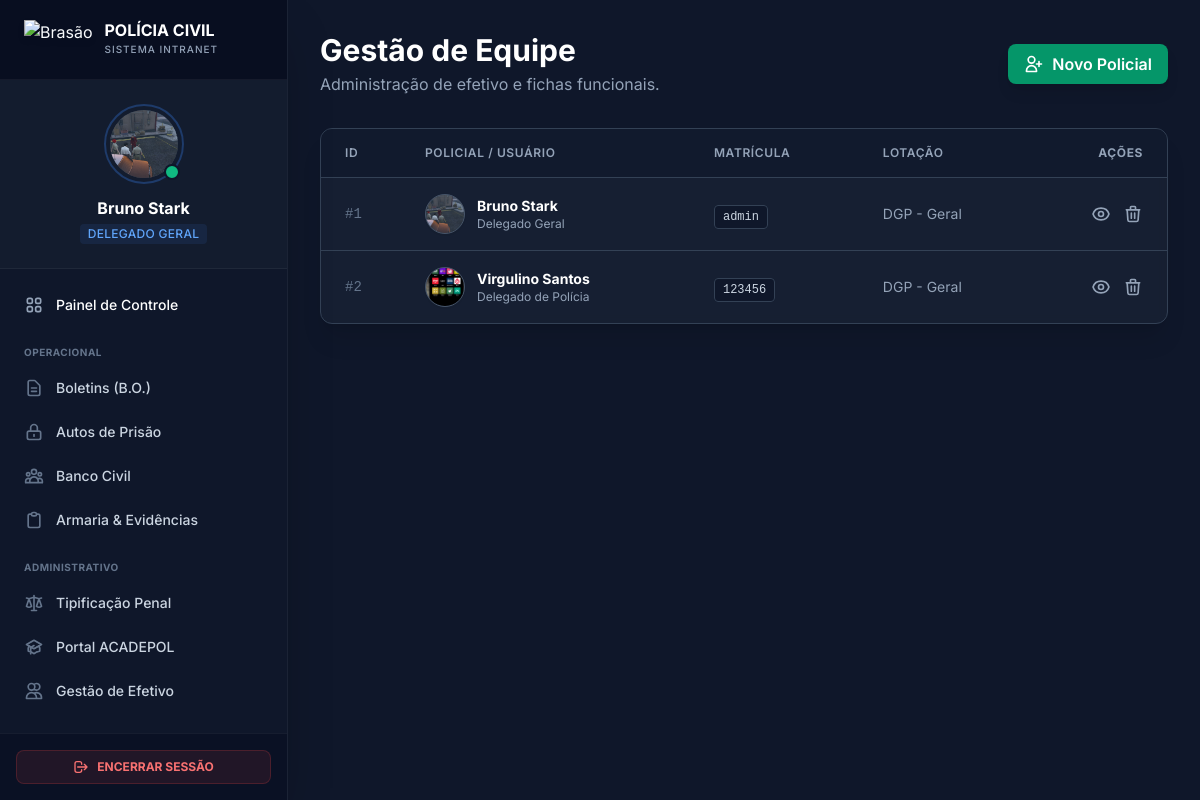
/membros (signed in), run on the app's committed database.
### models/users.py (models this page shows, shortened)
class Usuario(db.Model):
    __tablename__ = 'usuarios'
    id = db.Column(db.Integer, primary_key=True)
    nome = db.Column(db.String(100), nullable=False)
    matricula = db.Column(db.String(20), unique=True, nullable=False)
    senha = db.Column(db.String(200), nullable=False)
    cargo_id = db.Column(db.Integer, db.ForeignKey('cargos.id'), nullable=True)
    delegacia = db.Column(db.String(100))
    departamento = db.Column(db.String(100))
    endereco = db.Column(db.String(200))
    foto_perfil = db.Column(db.String(120), nullable=True, default='default.jpg')
    observacoes = db.Column(db.Text)
    criado_em = db.Column(db.DateTime, default=datetime.utcnow)
    promocoes = db.relationship('Promocao', backref='servidor', lazy=True)
    advertencias = db.relationship('Advertencia',
                                   foreign_keys='Advertencia.usuario_id',
                                   backref='servidor',
                                   lazy=True)
    advertencias_aplicadas = db.relationship('Advertencia',
                                             foreign_keys='Advertencia.autor_id',
                                             backref='autor_advertencia',
                                             lazy=True)
    @property
    def cargo(self):
        return self.cargo_obj.nome if self.cargo_obj else "Sem Cargo"

class Cargo(db.Model):
    __tablename__ = 'cargos'
    id = db.Column(db.Integer, primary_key=True)
    nome = db.Column(db.String(50), unique=True, nullable=False)
    nivel = db.Column(db.Integer, nullable=False) # 100=Delegado Geral, 10=Administrativo
    usuarios = db.relationship('Usuario', backref='cargo_obj', lazy=True)

### app.py (the view)
@app.route('/membros')
@login_required
def gerenciar_membros():
    usuarios = Usuario.query.all()
    return render_template('gerenciar_membros.html', usuarios=usuarios)

### app.py (called while the page is built)
def current_user():
    if 'user_id' in session:
        return Usuario.query.get(session['user_id'])
    return None

def login_required(f):
    @wraps(f)
    def decorated(*args, **kwargs):
        if 'user_id' not in session:
            return redirect(url_for('login'))
        return f(*args, **kwargs)
    return decorated

@app.context_processor
def inject_helpers():
    return dict(
        pode_gerenciar=lambda: current_user() and current_user().nivel_hierarquico >= 80,
        current_user=current_user,
        pode_alterar_usuario=pode_alterar_usuario
    )

### templates/gerenciar_membros.html (shortened to what this page needs)
{% extends 'base.html' %}
{% block content %}
<div class="max-w-7xl mx-auto">
    <div class="flex flex-col md:flex-row justify-between items-center mb-8 gap-4">
        <div>
            <h2 class="text-3xl font-bold text-white">Gestão de Equipe</h2>
            <p class="text-slate-400 mt-1">Administração de efetivo e fichas funcionais.</p>
        </div>
        <a href="{{ url_for('cadastrar_membros') }}" class="flex items-center gap-2 bg-emerald-600 hover:bg-emerald-700 text-white font-semibold py-2 px-4 rounded-lg shadow-lg transition-all transform hover:-translate-y-0.5">
            <svg xmlns="http://www.w3.org/2000/svg" class="h-5 w-5" fill="none" viewBox="0 0 24 24" stroke="currentColor"><path stroke-linecap="round" stroke-linejoin="round" stroke-width="2" d="M18 9v3m0 0v3m0-3h3m-3 0h-3m-2-5a4 4 0 11-8 0 4 4 0 018 0zM3 20a6 6 0 0112 0v1H3v-1z" /></svg>
            Novo Policial
        </a>
    </div>
    <div class="bg-slate-800/50 border border-slate-700 rounded-xl shadow-xl backdrop-blur-sm overflow-hidden">
        <div class="overflow-x-auto">
            <table class="w-full text-left border-collapse">
                <thead>
                    <tr class="bg-slate-900/50 border-b border-slate-700 text-xs uppercase tracking-wider text-slate-400">
                        <th class="px-6 py-4 font-semibold w-20">ID</th>
                        <th class="px-6 py-4 font-semibold">Policial / Usuário</th>
                        <th class="px-6 py-4 font-semibold">Matrícula</th>
                        <th class="px-6 py-4 font-semibold">Lotação</th>
                        <th class="px-6 py-4 text-right">Ações</th>
                    </tr>
                </thead>
                <tbody class="divide-y divide-slate-700">
                    {% for usuario in usuarios %}
                    <tr class="hover:bg-slate-700/30 transition-colors group cursor-pointer" onclick="window.location='{{ url_for('perfil_usuario', id=usuario.id) }}'">
                        <td class="px-6 py-4 text-sm text-slate-500 font-mono">#{{ usuario.id }}</td>
                        <td class="px-6 py-4">
                            <div class="flex items-center">
                                <div class="h-10 w-10 rounded-full bg-slate-700 border border-slate-600 mr-3 shadow-sm overflow-hidden flex items-center justify-center">
                                    {% if usuario.foto_perfil and usuario.foto_perfil != 'default.jpg' %}
                                        <img src="{{ url_for('static', filename='fotos_perfil/' + usuario.foto_perfil) }}" class="w-full h-full object-cover">
                                    {% else %}
                                        <span class="text-emerald-400 font-bold text-sm">{{ usuario.nome[:2].upper() }}</span>
                                    {% endif %}
                                </div>
                                <div>
                                    <div class="text-sm font-bold text-white group-hover:text-emerald-400 transition-colors">{{ usuario.nome }}</div>
                                    <div class="text-xs text-slate-400">{{ usuario.cargo }}</div>
                                </div>
                            </div>
                        </td>
                        <td class="px-6 py-4">
                            <span class="font-mono text-xs bg-slate-900 px-2 py-1 rounded text-slate-300 border border-slate-700">{{ usuario.matricula }}</span>
                        </td>
                        <td class="px-6 py-4 text-sm text-slate-400">
                            {{ usuario.delegacia or '---' }}
                        </td>
                        <td class="px-6 py-4 text-right" onclick="event.stopPropagation()">
                            <div class="flex items-center justify-end gap-3">
                                <a href="{{ url_for('perfil_usuario', id=usuario.id) }}" class="text-slate-400 hover:text-blue-400 transition-colors" title="Ver Ficha">
                                    <svg class="w-5 h-5" fill="none" stroke="currentColor" viewBox="0 0 24 24"><path stroke-linecap="round" stroke-linejoin="round" stroke-width="2" d="M15 12a3 3 0 11-6 0 3 3 0 016 0zM2.458 12C3.732 7.943 7.523 5 12 5c4.478 0 8.268 2.943 9.542 7-1.274 4.057-5.064 7-9.542 7-4.477 0-8.268-2.943-9.542-7z"></path></svg>
                                </a>
                                <a href="{{ url_for('excluir_membro', id=usuario.id) }}" class="text-slate-400 hover:text-red-400 transition-colors" onclick="return confirm('Excluir este policial permanentemente?')">
                                    <svg class="w-5 h-5" fill="none" stroke="currentColor" viewBox="0 0 24 24"><path stroke-linecap="round" stroke-linejoin="round" stroke-width="2" d="M19 7l-.867 12.142A2 2 0 0116.138 21H7.862a2 2 0 01-1.995-1.858L5 7m5 4v6m4-6v6m1-10V4a1 1 0 00-1-1h-4a1 1 0 00-1 1v3M4 7h16"></path></svg>
                                </a>
                            </div>
                        </td>
                    </tr>
                    {% else %}
                    <tr><td colspan="5" class="px-6 py-12 text-center text-slate-500">Nenhum membro encontrado.</td></tr>
                    {% endfor %}
                </tbody>
            </table>
        </div>
    </div>
</div>
{% endblock %}

### templates/base.html (shortened to what this page needs)
<!DOCTYPE html>
<html lang="pt-BR" class="h-full">
<head>
    <script src="https://cdn.tailwindcss.com"></script>
</head>
<body class="bg-pc-base text-pc-text h-screen overflow-hidden flex">
    {% if current_user() %}
    <aside class="w-72 bg-slate-900 border-r border-white/5 flex flex-col h-full shadow-2xl z-20 flex-shrink-0">
        <div class="h-20 flex items-center px-6 border-b border-white/5 bg-slate-950/50">
            <img class="h-10 w-auto drop-shadow-md mr-3" src="https://encrypted-tbn0.gstatic.com/images?q=tbn:ANd9GcQIIGMtpDq_HRAKg4kv_bw92xRqFKkon-k1Fg&s" alt="Brasão">
            <div>
                <h1 class="text-base font-bold text-white leading-none">POLÍCIA CIVIL</h1>
                <p class="text-[10px] text-pc-muted font-medium tracking-widest uppercase mt-1">Sistema Intranet</p>
            </div>
        </div>
        {% set user_nav = current_user() %}
        <div class="p-6 border-b border-white/5 bg-slate-800/30">
            <div class="flex flex-col items-center text-center">
                <a href="{{ url_for('perfil_usuario', id=user_nav.id) }}" class="group relative inline-block mb-3">
                    <div class="h-20 w-20 rounded-full p-1 border-2 border-blue-500/30 group-hover:border-blue-500 transition-colors">
                        <div class="h-full w-full rounded-full bg-slate-700 overflow-hidden flex items-center justify-center">
                            {% if user_nav.foto_perfil and user_nav.foto_perfil != 'default.jpg' %}
                                <img src="{{ url_for('static', filename='fotos_perfil/' + user_nav.foto_perfil) }}" class="w-full h-full object-cover">
                            {% else %}
                                <span class="text-2xl font-bold text-slate-400 group-hover:text-white">{{ user_nav.nome[:2].upper() }}</span>
                            {% endif %}
                        </div>
                    </div>
                    <span class="absolute bottom-1 right-1 h-4 w-4 rounded-full bg-emerald-500 border-2 border-slate-900" title="Online"></span>
                </a>
                <h2 class="text-white font-bold text-base truncate w-full">{{ user_nav.nome.split()[0] }} {{ user_nav.nome.split()[-1] if user_nav.nome.split()|length > 1 else '' }}</h2>
                <span class="text-xs text-blue-400 font-medium uppercase tracking-wide mt-1 bg-blue-500/10 px-2 py-0.5 rounded inline-block">{{ user_nav.cargo }}</span>
            </div>
        </div>
        <nav class="flex-1 overflow-y-auto py-4 px-3 space-y-1">
            <a href="{{ url_for('dashboard') }}" class="flex items-center px-3 py-2.5 text-sm font-medium text-white rounded-lg hover:bg-white/5 transition-colors group">
                Painel de Controle
            </a>
            <div class="pt-4 pb-1 px-3 text-[10px] font-bold text-slate-500 uppercase tracking-wider">Operacional</div>
            <a href="{{ url_for('boletins') }}" class="flex items-center px-3 py-2.5 text-sm font-medium text-slate-300 rounded-lg hover:bg-blue-500/10 hover:text-blue-400 transition-colors group">
                <svg class="w-5 h-5 text-slate-500 group-hover:text-blue-400 mr-3" fill="none" stroke="currentColor" viewBox="0 0 24 24"><path stroke-linecap="round" stroke-linejoin="round" stroke-width="2" d="M9 12h6m-6 4h6m2 5H7a2 2 0 01-2-2V5a2 2 0 012-2h5.586a1 1 0 01.707.293l5.414 5.414a1 1 0 01.293.707V19a2 2 0 01-2 2z"/></svg>
                Boletins (B.O.)
            </a>
            <a href="{{ url_for('autos') }}" class="flex items-center px-3 py-2.5 text-sm font-medium text-slate-300 rounded-lg hover:bg-red-500/10 hover:text-red-400 transition-colors group">
                <svg class="w-5 h-5 text-slate-500 group-hover:text-red-400 mr-3" fill="none" stroke="currentColor" viewBox="0 0 24 24"><path stroke-linecap="round" stroke-linejoin="round" stroke-width="2" d="M12 15v2m-6 4h12a2 2 0 002-2v-6a2 2 0 00-2-2H6a2 2 0 00-2 2v6a2 2 0 002 2zm10-10V7a4 4 0 00-8 0v4h8z"/></svg>
                Autos de Prisão
            </a>
            <a href="{{ url_for('banco_pessoas') }}" class="flex items-center px-3 py-2.5 text-sm font-medium text-slate-300 rounded-lg hover:bg-purple-500/10 hover:text-purple-400 transition-colors group">
                Banco Civil
            </a>
            <a href="{{ url_for('armaria') }}" class="flex items-center px-3 py-2.5 text-sm font-medium text-slate-300 rounded-lg hover:bg-slate-700/50 hover:text-white transition-colors group">
                Armaria & Evidências
            </a>
            <div class="pt-4 pb-1 px-3 text-[10px] font-bold text-slate-500 uppercase tracking-wider">Administrativo</div>
            <a href="{{ url_for('gerenciar_crimes') }}" class="flex items-center px-3 py-2.5 text-sm font-medium text-slate-300 rounded-lg hover:bg-orange-500/10 hover:text-orange-400 transition-colors group">
                Tipificação Penal
            </a>
            <a href="{{ url_for('acadepol_admin') }}" class="flex items-center px-3 py-2.5 text-sm font-medium text-slate-300 rounded-lg hover:bg-cyan-500/10 hover:text-cyan-400 transition-colors group">
                Portal ACADEPOL
            </a>
            <a href="{{ url_for('gerenciar_membros') }}" class="flex items-center px-3 py-2.5 text-sm font-medium text-slate-300 rounded-lg hover:bg-emerald-500/10 hover:text-emerald-400 transition-colors group">
                <svg class="w-5 h-5 text-slate-500 group-hover:text-emerald-400 mr-3" fill="none" stroke="currentColor" viewBox="0 0 24 24"><path stroke-linecap="round" stroke-linejoin="round" stroke-width="2" d="M12 4.354a4 4 0 110 5.292M15 21H3v-1a6 6 0 0112 0v1zm0 0h6v-1a6 6 0 00-9-5.197M13 7a4 4 0 11-8 0 4 4 0 018 0z"/></svg>
                Gestão de Efetivo
            </a>
        </nav>
        <div class="p-4 border-t border-white/5 bg-slate-950/30">
            <a href="{{ url_for('logout') }}" class="flex items-center justify-center w-full px-4 py-2 text-xs font-bold text-red-400 uppercase bg-red-500/10 border border-red-500/20 rounded-lg hover:bg-red-500/20 transition-colors">
                <svg class="w-4 h-4 mr-2" fill="none" stroke="currentColor" viewBox="0 0 24 24"><path stroke-linecap="round" stroke-linejoin="round" stroke-width="2" d="M17 16l4-4m0 0l-4-4m4 4H7m6 4v1a3 3 0 01-3 3H6a3 3 0 01-3-3V7a3 3 0 013-3h4a3 3 0 013 3v1"/></svg>
                Encerrar Sessão
            </a>
        </div>
    </aside>
    {% endif %}
    <main class="flex-1 flex flex-col h-full overflow-hidden bg-pc-base relative">
        <div class="flex-1 overflow-y-auto p-8">
            <div class="animate-fade-in-up pb-10">
                {% block content %}
                {% endblock %}
            </div>
        </div>
    </main>
</body>
</html>

### templates/base.html (style rules this page uses)
body { font-family: 'Inter', sans-serif; }

### data on the page
Usuario: foto_perfil (picture), nome "Bruno", nome.split|length "Stark", id "1", nome "Bruno Stark", cargo "Delegado Geral", matricula "admin", delegacia "DGP - Geral"
Cargo: cargo "DELEGADO GERAL"
Usuario: id "2", foto_perfil (picture), nome "Virgulino Santos", cargo "Delegado de Polícia", matricula "123456", delegacia "DGP - Geral"
